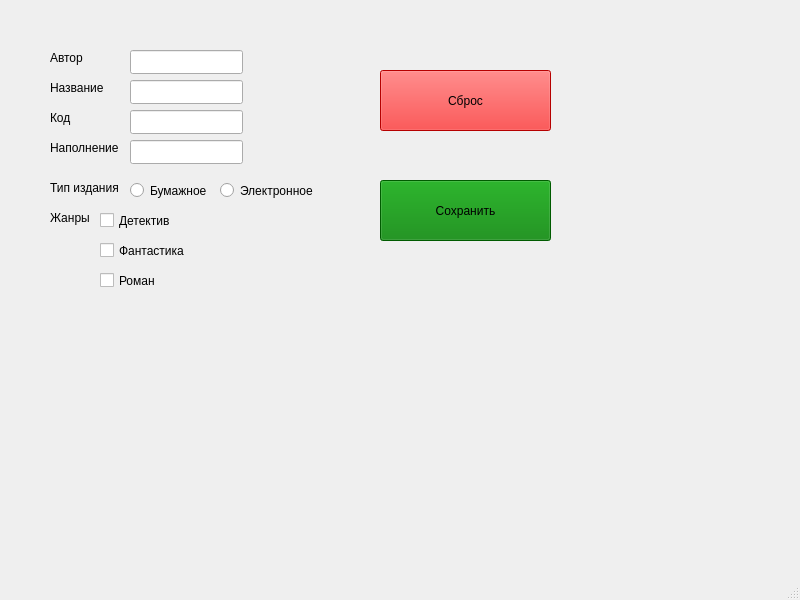
<?xml version="1.0" encoding="UTF-8"?>
<ui version="4.0">
 <class>MainWindow</class>
 <widget class="QMainWindow" name="MainWindow">
  <property name="geometry">
   <rect>
    <x>0</x>
    <y>0</y>
    <width>800</width>
    <height>600</height>
   </rect>
  </property>
  <property name="windowTitle">
   <string>Книга</string>
  </property>
  <widget class="QWidget" name="centralwidget">
   <widget class="QLabel" name="label">
    <property name="geometry">
     <rect>
      <x>50</x>
      <y>50</y>
      <width>41</width>
      <height>16</height>
     </rect>
    </property>
    <property name="text">
     <string>Автор</string>
    </property>
   </widget>
   <widget class="QLineEdit" name="authorEdit">
    <property name="geometry">
     <rect>
      <x>130</x>
      <y>50</y>
      <width>113</width>
      <height>24</height>
     </rect>
    </property>
    <property name="text">
     <string/>
    </property>
   </widget>
   <widget class="QLineEdit" name="nameEdit">
    <property name="geometry">
     <rect>
      <x>130</x>
      <y>80</y>
      <width>113</width>
      <height>24</height>
     </rect>
    </property>
   </widget>
   <widget class="QLabel" name="label_2">
    <property name="geometry">
     <rect>
      <x>50</x>
      <y>80</y>
      <width>61</width>
      <height>16</height>
     </rect>
    </property>
    <property name="text">
     <string>Название</string>
    </property>
   </widget>
   <widget class="QLabel" name="label_3">
    <property name="geometry">
     <rect>
      <x>50</x>
      <y>110</y>
      <width>49</width>
      <height>16</height>
     </rect>
    </property>
    <property name="text">
     <string>Код</string>
    </property>
   </widget>
   <widget class="QLabel" name="label_4">
    <property name="geometry">
     <rect>
      <x>50</x>
      <y>140</y>
      <width>71</width>
      <height>16</height>
     </rect>
    </property>
    <property name="text">
     <string>Наполнение</string>
    </property>
   </widget>
   <widget class="QLineEdit" name="codeEdit">
    <property name="geometry">
     <rect>
      <x>130</x>
      <y>110</y>
      <width>113</width>
      <height>24</height>
     </rect>
    </property>
   </widget>
   <widget class="QLineEdit" name="fillEdit">
    <property name="geometry">
     <rect>
      <x>130</x>
      <y>140</y>
      <width>113</width>
      <height>24</height>
     </rect>
    </property>
   </widget>
   <widget class="QLabel" name="label_5">
    <property name="geometry">
     <rect>
      <x>50</x>
      <y>180</y>
      <width>71</width>
      <height>16</height>
     </rect>
    </property>
    <property name="text">
     <string>Тип издания</string>
    </property>
   </widget>
   <widget class="QRadioButton" name="paperRadio">
    <property name="geometry">
     <rect>
      <x>130</x>
      <y>180</y>
      <width>90</width>
      <height>21</height>
     </rect>
    </property>
    <property name="text">
     <string>Бумажное</string>
    </property>
   </widget>
   <widget class="QRadioButton" name="electronicRadio">
    <property name="geometry">
     <rect>
      <x>220</x>
      <y>180</y>
      <width>101</width>
      <height>21</height>
     </rect>
    </property>
    <property name="text">
     <string>Электронное</string>
    </property>
   </widget>
   <widget class="QLabel" name="label_6">
    <property name="geometry">
     <rect>
      <x>50</x>
      <y>210</y>
      <width>49</width>
      <height>16</height>
     </rect>
    </property>
    <property name="text">
     <string>Жанры</string>
    </property>
   </widget>
   <widget class="QCheckBox" name="detectiveCheck">
    <property name="geometry">
     <rect>
      <x>100</x>
      <y>210</y>
      <width>76</width>
      <height>21</height>
     </rect>
    </property>
    <property name="text">
     <string>Детектив</string>
    </property>
   </widget>
   <widget class="QCheckBox" name="fantasyCheck">
    <property name="geometry">
     <rect>
      <x>100</x>
      <y>240</y>
      <width>91</width>
      <height>21</height>
     </rect>
    </property>
    <property name="text">
     <string>Фантастика</string>
    </property>
   </widget>
   <widget class="QCheckBox" name="novelCheck">
    <property name="geometry">
     <rect>
      <x>100</x>
      <y>270</y>
      <width>76</width>
      <height>21</height>
     </rect>
    </property>
    <property name="text">
     <string>Роман</string>
    </property>
   </widget>
   <widget class="QPushButton" name="saveButton">
    <property name="geometry">
     <rect>
      <x>380</x>
      <y>180</y>
      <width>171</width>
      <height>61</height>
     </rect>
    </property>
    <property name="styleSheet">
     <string notr="true">background-color: green;</string>
    </property>
    <property name="text">
     <string>Сохранить</string>
    </property>
   </widget>
   <widget class="QPushButton" name="resetButton">
    <property name="geometry">
     <rect>
      <x>380</x>
      <y>70</y>
      <width>171</width>
      <height>61</height>
     </rect>
    </property>
    <property name="styleSheet">
     <string notr="true">background-color: red;</string>
    </property>
    <property name="text">
     <string>Сброс</string>
    </property>
   </widget>
  </widget>
  <widget class="QStatusBar" name="statusbar"/>
 </widget>
 <resources/>
 <connections/>
</ui>
